Frame 1 (no input): blank canvas, image omitted
Frame 60 (the mouse pressed at the canvas centre just before this capture): blank canvas, image omitted
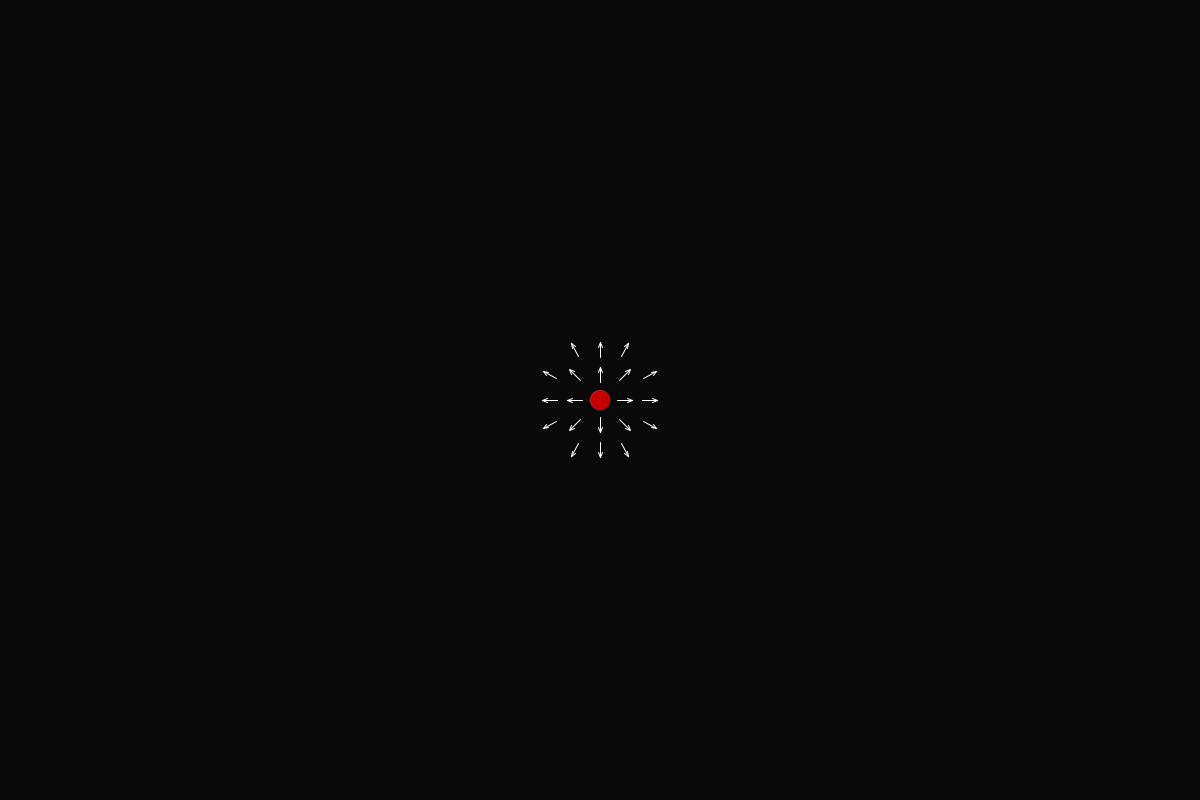
Frame 120 (the mouse held since frame 60 and released just before this capture)

The Processing sketch whose frames 1 and 60 were blank and that drew this single picture after the mouse press (run headless with seeded random() and noise(); from frame 60 on, the mouse is pressed at the canvas centre):

// Processing sketch: DynamicField
// ── DynamicField.pde
Utility ut = new Utility();

final int FIELD_INTERVALS = 25;
final int ARROW_HEAD_SIZE = 5;
final int ARROW_LENGTH = 15;
final boolean OPTIMIZE = false; // turn off optimization for increased accuracy
final boolean DISPLAY_WAVE = false;
int WAVE_LIFESPAN;

ArrayList<Particle> particles = new ArrayList<>();
ArrayList<Propagation> props = new ArrayList<>();
FieldPoint[][] fieldPoints;

Particle selected = null;

void setup() {
  size(1200, 800);
  frameRate(120);
  
  fieldPoints = new FieldPoint[width/FIELD_INTERVALS + 1][height/FIELD_INTERVALS + 1];
  WAVE_LIFESPAN = max(width, height);
}

void draw() {
  background(10);
  
  for (int i = 0; i < fieldPoints.length; i++) {
    for (int j = 0; j < fieldPoints[0].length; j++) {
      if (fieldPoints[i][j] == null) {
        continue;
      }
      
      PVector fieldPos = new PVector(i * FIELD_INTERVALS, j * FIELD_INTERVALS);
      PVector netForce = fieldPoints[i][j].netForce;
      ut.drawArrow(fieldPos, netForce, ARROW_HEAD_SIZE, ARROW_LENGTH);
    }
  }
  
  for (int i = props.size() - 1; i >= 0; i--) {
    Propagation pr = props.get(i);
    if (pr.radius >= pr.lifespan) {
      props.remove(i);
    } else {
      if (DISPLAY_WAVE) {
        pr.display();
      }
      pr.radius++;
    }
  }
  
  for (Particle p : particles) {
    p.display();
  }
  
  dragParticle();
  updateField();
}

void dragParticle() {
  if (selected != null) {
    PVector newPos = new PVector(mouseX, mouseY);
    if (!selected.pos.equals(newPos)) {
      PVector dir = PVector.sub(newPos, selected.pos);
      
      // Optimization trick
      int span = WAVE_LIFESPAN;
      if (OPTIMIZE) {
        if (props.size() > 0) {
          Propagation lastProp = props.get(props.size() - 1);
          if (lastProp.propagate == true && lastProp.pos.equals(selected.pos) && frameCount - 1 == lastProp.frame) {
            props.remove(props.size() - 1);
            span = 0;
          }
        }
      }
      
      props.add(new Propagation(selected.pos.x, selected.pos.y, -selected.charge, false, span));
      
      if (dir.mag() <= 0.5) { // snap it to the mouse position
        selected.pos.x = mouseX;
        selected.pos.y = mouseY;
        props.add(new Propagation(mouseX, mouseY, selected.charge, true, WAVE_LIFESPAN));
      } else {
        dir.normalize();
        dir.add(selected.pos);
        selected.pos.x = dir.x;
        selected.pos.y = dir.y;
        props.add(new Propagation(dir.x, dir.y, selected.charge, true, WAVE_LIFESPAN));
      }
    }
  }
}

void updateField() {
  for (Propagation pr : props) {
    float minX = pr.pos.x - pr.radius;
    float maxX = pr.pos.x + pr.radius;
    float minY = pr.pos.y - pr.radius;
    float maxY = pr.pos.y + pr.radius;
    
    int col = fieldPoints.length - 1;
    int row = fieldPoints[0].length - 1;
    
    int startI = max(0, floor(minX / FIELD_INTERVALS));
    int endI = min(col, ceil(maxX / FIELD_INTERVALS));
    
    int startJ = max(0, floor(minY / FIELD_INTERVALS));
    int endJ = min(row, ceil(maxY / FIELD_INTERVALS));
    
    for (int i = startI; i <= endI; i++) {
      for (int j = startJ; j <= endJ; j++) {
        PVector fieldPos = new PVector(i * FIELD_INTERVALS, j * FIELD_INTERVALS);
        if (pr.containsPoint(fieldPos.x, fieldPos.y)) {
          PVector netForce;
          if (fieldPoints[i][j] != null) {
            netForce = fieldPoints[i][j].netForce;
          } else {
            netForce = new PVector(0, 0);
          }
          
          netForce.add(ut.calcElectrostaticForce(pr.sourceCharge, pr.pos, fieldPos));
          fieldPoints[i][j] = new FieldPoint(netForce);
        }
      }
    }
  }
}

void mouseReleased() {
  if (selected != null) {
    selected = null;
  }
}

void mousePressed() {
  if (mouseButton == LEFT) {
    for (Particle p : particles) {
      if (p.isClicked(mouseX, mouseY)) {
        selected = p;
        return;
      }
    }
  }
  
  float charge = 5;
  if (mouseButton == RIGHT) {
    charge = -5;
  }
  particles.add(new Particle(mouseX, mouseY, charge));
  props.add(new Propagation(mouseX, mouseY, charge, true, WAVE_LIFESPAN));
}

// ── FieldPoint.pde
class FieldPoint {
  PVector netForce;
  
  FieldPoint(PVector netForce) {
    this.netForce = netForce;
  }
}

// ── Particle.pde
class Particle {
  float charge;
  PVector pos;
  int radius = 10;
  color c;
  
  Particle(float x, float y, float charge) {
    this.pos = new PVector(x, y);
    this.charge = charge;
    if (charge > 0) {
      this.c = color(200, 0, 0);
    } else {
      this.c = color(0, 0, 200);
    }
  }
  
  void display() {
    strokeWeight(0);
    fill(c);
    circle(pos.x, pos.y, radius * 2);
  }
  
  boolean isClicked(float x, float y) {
    PVector clickPos = new PVector(x, y);
    return (clickPos.sub(pos).mag() <= radius);
  }
}

// ── Propagation.pde
class Propagation {
  int radius = 0;
  PVector pos;
  float sourceCharge;
  boolean propagate;
  int frame;
  int lifespan;
  
  Propagation(float x, float y, float charge, boolean propagate, int lifespan) {
    this.pos = new PVector(x, y);
    this.sourceCharge = charge;
    this.propagate = propagate;
    this.frame = frameCount;
    this.lifespan = lifespan;
  }
  
  void display() {
    noFill();
    if (propagate) {
      stroke(255, 0, 0);
    } else {
      stroke(0, 255, 0);
    }
    strokeWeight(2);
    circle(pos.x, pos.y, radius * 2);
  }
  
  boolean containsPoint(float x, float y) {
    PVector pointPos = new PVector(x, y);
    return (int)(pointPos.sub(pos).mag()) == radius;
  }
}

// ── Utility.pde
class Utility {
  void drawArrow(PVector base, PVector vec, int arrowSize, int arrowLength) {
    float amt = map(sqrt(vec.mag()), 0, 10, 0, 1);
    color c = lerpColor(10, 255, amt);
    PVector v = vec.copy().normalize().mult(arrowLength);
    
    stroke(c);
    strokeWeight(1);
    line(base.x - v.x/2, base.y - v.y/2, base.x + v.x/2, base.y + v.y/2);
  
    // Draw arrowhead
    pushMatrix();
    translate(base.x + v.x/2, base.y + v.y/2);
    float angle = atan2(v.y, v.x);
    rotate(angle);
    line(0, 0, -arrowSize, arrowSize / 2);
    line(0, 0, -arrowSize, -arrowSize / 2);
    popMatrix();
  }
  
  PVector calcElectrostaticForce(float charge, PVector pos1, PVector pos2) {
    // F = kQq/r^2 (q = 1)
    int k_constant = 90000;
    PVector dir = PVector.sub(pos2, pos1);
    float r = dir.mag();
    return dir.normalize().mult(charge * k_constant).div(r*r);
  }
}
